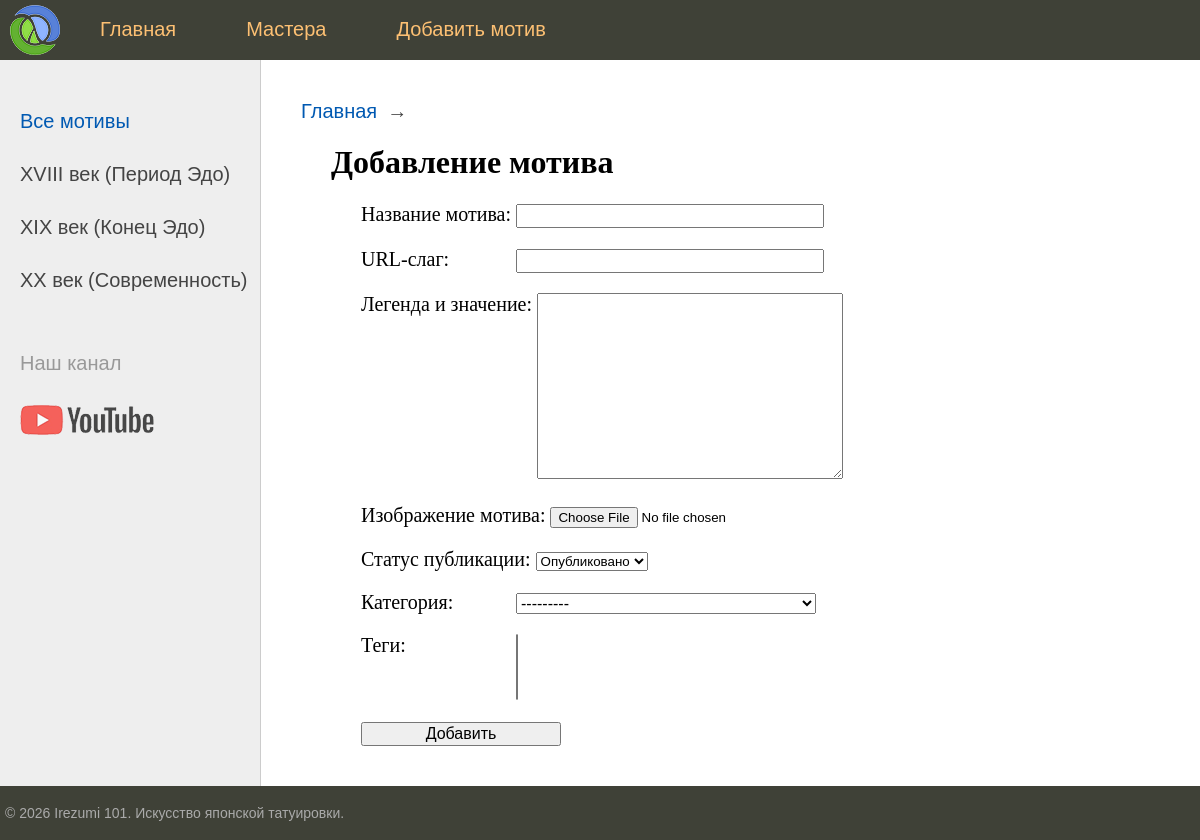
The app's page /addpage/, older data.
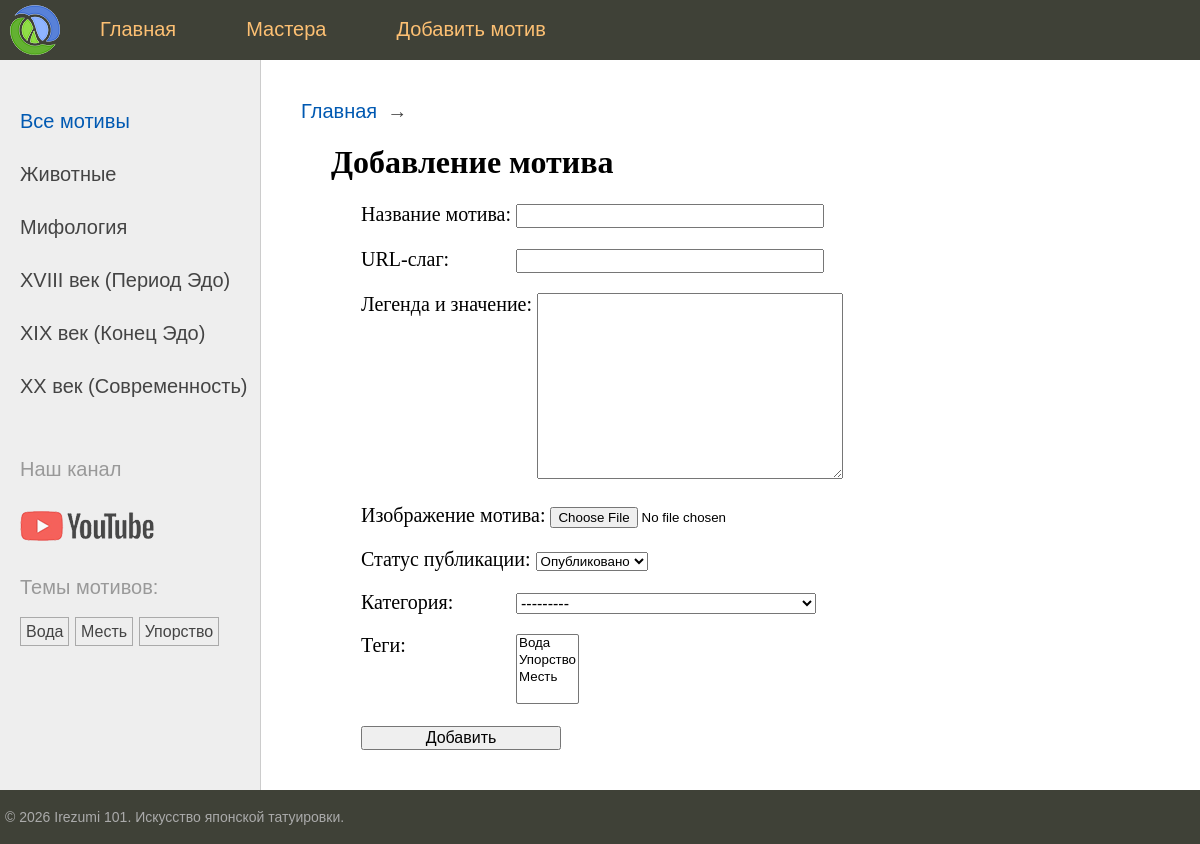
The same page, newer data.
### irezumi/models.py (models this page shows)
class Category(models.Model):
    name = models.CharField(max_length=100, db_index=True, verbose_name="Категория")
    slug = models.SlugField(max_length=255, unique=True, db_index=True)
    class Meta:
        verbose_name = "Категория"
        verbose_name_plural = "Категории"
    def __str__(self):
        return self.name
    def get_absolute_url(self):
        return reverse('category', kwargs={'cat_slug': self.slug})

class TagPost(models.Model):
    tag = models.CharField(max_length=100, db_index=True, verbose_name="Тег")
    slug = models.SlugField(max_length=255, unique=True, db_index=True)
    def __str__(self):
        return self.tag
    class Meta:
        verbose_name = "Тег"
        verbose_name_plural = "Теги"
    def get_absolute_url(self):
        return reverse('tag', kwargs={'tag_slug': self.slug})

### irezumi/views.py (the view)
# urls.py: path('addpage/', views.add_motif, name='add_motif'),
def add_motif(request):
    if request.method == 'POST':
        form = AddMotifForm(request.POST, request.FILES)
        if form.is_valid():
            form.save()
            return redirect('home')
    else:
        form = AddMotifForm()
    context = {
        'title': 'Добавление мотива',
        'form': form,
        'cat_selected': None,
        'menu': menu,
    }
    return render(request, 'irezumi/add_motif.html', context)

### irezumi/forms.py (shortened to what this page needs)
class AddMotifForm(forms.ModelForm):
    title = forms.CharField(
        max_length=255,
        label="Название мотива",
        validators=[NoNumbersValidator(), MinLengthValidator(2, message="Минимум 2 символа")],
        widget=forms.TextInput(attrs={'class': 'form-input'})
    )
    class Meta:
        model = Motif
        fields = ['title', 'slug', 'content', 'image', 'is_published', 'cat', 'tags']
        widgets = {
            'slug': forms.TextInput(attrs={'class': 'form-input'}),
            'content': forms.Textarea(attrs={'class': 'form-input', 'cols': 60, 'rows': 10}),
            'cat': forms.Select(attrs={'class': 'form-input'}),
        }

### irezumi/templatetags/irezumi_tags.py (called while the page is built)
@register.inclusion_tag('irezumi/includes/list_categories.html')
def show_categories(cat_selected_id=0):
    cats = Category.objects.annotate(total=Count("motifs")).filter(total__gt=0)
    return {"cats": cats, "cat_selected": cat_selected_id}

@register.inclusion_tag('irezumi/includes/list_tags.html')
def show_all_tags():
    tags = TagPost.objects.annotate(total=Count("motifs")).filter(total__gt=0)
    return {"tags": tags}

### masters/converters.py (called while the page is built)
    def to_url(self, value):
        return "%02d" % value

### irezumi/templates/irezumi/add_motif.html (shortened to what this page needs)
{% extends 'irezumi/base.html' %}
{% block content %}
    <h1>{{ title }}</h1>
    <div class="content-text">
        <form action="" method="post" enctype="multipart/form-data">
            {% for f in form %}
                <p>
                    <label class="form-label" for="{{ f.id_for_label }}">{{ f.label }}:</label>
                    {{ f }}
                </p>
            {% endfor %}
            <p><button type="submit" class="button form-button">Добавить</button></p>
        </form>
    </div>
{% endblock %}

### irezumi/templates/irezumi/includes/list_categories.html
{% for cat in cats %}
    {% if cat.pk == cat_selected %}
        <li class="selected">{{ cat.name }}</li>
    {% else %}
        <li><a href="{{ cat.get_absolute_url }}">{{ cat.name }}</a></li>
    {% endif %}
{% endfor %}

### irezumi/templates/irezumi/includes/list_tags.html
{% if tags %}
    <p style="margin-top:20px; color:#999;">Темы мотивов:</p>
    <ul class="tags-list">
        {% for t in tags %}
            <li><a href="{{ t.get_absolute_url }}">{{ t.tag }}</a></li>
        {% endfor %}
    </ul>
{% endif %}

Row changes from the older to the newer data that the page shows:
added Category: name "Животные"
added Category: name "Мифология"
added TagPost: tag "Вода"
added TagPost: tag "Месть"
added TagPost: tag "Упорство"
Text that changed along with them:
form field tags: (not shown) → "Вода / Упорство / Месть"
text now shown: "Темы мотивов:"
